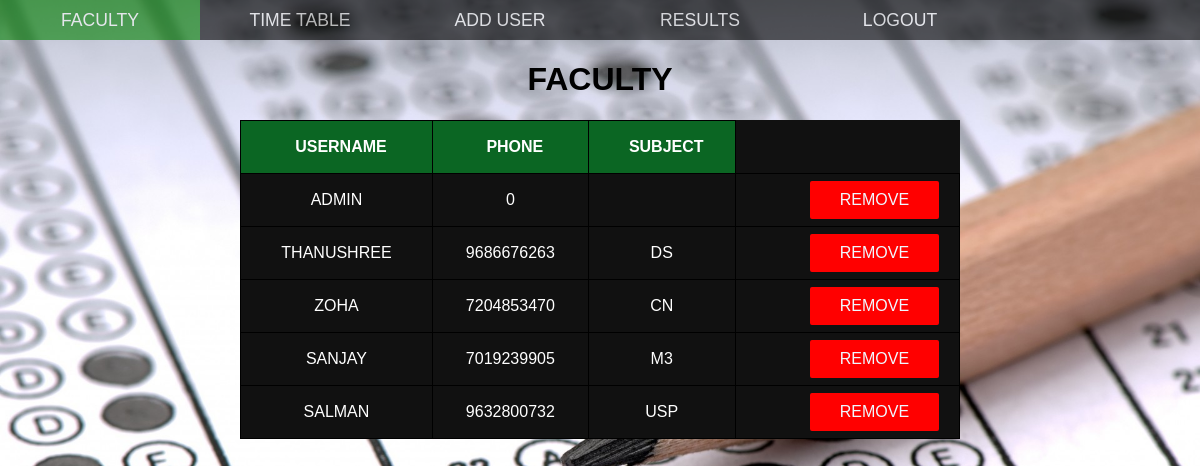
The page /users.php on the database its author committed.
### tables this page shows
CREATE TABLE `users` (
  `id` int(11) NOT NULL,
  `username` varchar(255) NOT NULL,
  `password` varchar(255) NOT NULL,
  `phone` varchar(255) NOT NULL,
  `subject` varchar(255) NOT NULL
);

### users.php (the view, shortened to what this page needs)
<?php
  require('./include/db.php');
  $query = 'SELECT * FROM users';
  $result = mysqli_query($conn, $query);
  $posts = mysqli_fetch_all($result, MYSQLI_ASSOC);
?>
<!DOCTYPE html>
<html>
<head>
    <link rel="stylesheet" href="./css/style.css">
</head>
<body>
    <header>
        <nav class="container">
                <ul>
                <li ><a href="users.php">FACULTY</a></li>
                    <li ><a href="timetable.php">TIME TABLE</a></li>
                    <li ><a href="add.php">ADD USER</a></li>
                    <li ><a href="res.php">RESULTS</a></li>
                    <li><a href="logout.php">LOGOUT</a></li>
                </ul>
        </nav>
    </header>
    <div class="post">
    <h1 id="title">FACULTY</h1>
        <div class="users">
            <table>
                <tr>
                    <th>USERNAME</th>
                    <th>PHONE</th>
                    <th>SUBJECT</th>
                </tr>
                <?php foreach($posts as $post): ?>
                <tr>
                    <td><?php echo $post['username'];?></td>
                    <td><?php echo $post['phone'];?></td>
                    <td><?php echo $post['subject'];?></td>
                    <td><a href="deluser.php?id=<?php echo $post['id']; ?>" class="delbutton">REMOVE</a></td>
                </tr>
                <?php endforeach;?>
            </table>
        </div>
    </div>
</body>
</html>

### css/style.css (style rules this page uses)
body { font-family: 'Franklin Gothic Medium', 'Arial Narrow', 'Arial', 'sans-serif'; background: url('../images/cat-exam-wallpaper-0216.jpg'); background-size: cover; background-repeat: no-repeat; padding: 0; margin: 0; }
ul li a { text-decoration: none; color: white; display: block; }
ul { margin:0; padding: 0; list-style: none; width: 100%; }
ul li { float: left; width: 200px; height: 40px; color: white; line-height: 40px; text-align: center; font-size: 1.1rem; }
header { width: 100%; margin: 0; padding: 0; background-color: black; opacity: 0.6; }
.container { width: 100%; margin: auto; overflow: hidden; }
.delbutton { position: relative; float: left; padding: 10px; background-color: red; text-decoration: none; color: aliceblue; border-radius: 2px; padding-left: 30px; padding-right: 30px; margin-left: 33%; }
table { margin: auto; border-collapse: collapse; width: 60%; text-transform: uppercase; text-align: center; padding: 15px; background-color: #111; color: white; }
th { height: 50px; padding-left: 10px; }
td { height: 50px; }
table th, td { border:1px solid black; }
tr:first-child { background-color: #0B6623; }
.post h1 { text-align: center; }
.users tr { height: 50px; }

### rows shown on the page
users: username "ADMIN", phone "0"
users: username "THANUSHREE", phone "9686676263", subject "DS"
users: username "ZOHA", phone "7204853470", subject "CN"
users: username "SANJAY", phone "7019239905", subject "M3"
users: username "SALMAN", phone "9632800732", subject "USP"
